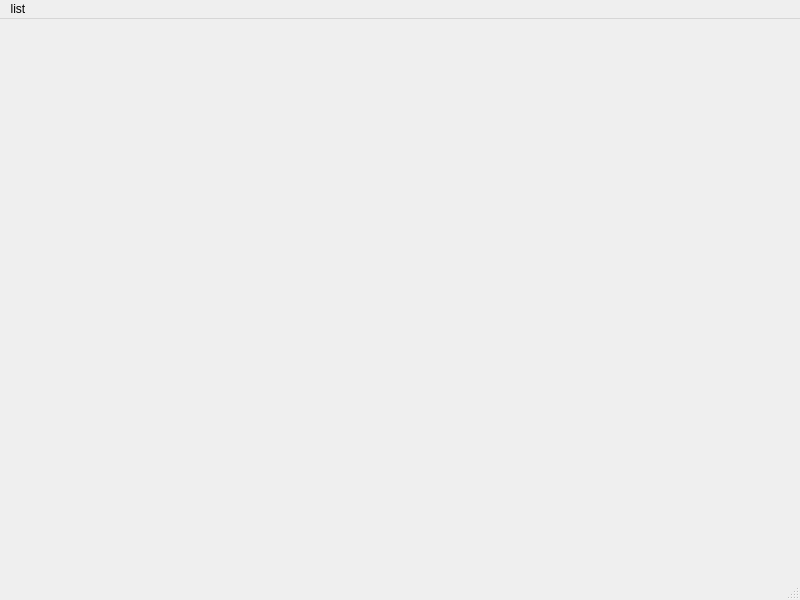
<?xml version="1.0" encoding="UTF-8"?>
<ui version="4.0">
 <class>SameLineWidget</class>
 <widget class="QMainWindow" name="SameLineWidget">
  <property name="geometry">
   <rect>
    <x>0</x>
    <y>0</y>
    <width>800</width>
    <height>600</height>
   </rect>
  </property>
  <property name="windowTitle">
   <string>MainWindow</string>
  </property>
  <widget class="QWidget" name="centralwidget"/>
  <widget class="QMenuBar" name="menubar">
   <property name="geometry">
    <rect>
     <x>0</x>
     <y>0</y>
     <width>800</width>
     <height>21</height>
    </rect>
   </property>
   <widget class="QMenu" name="menuList">
    <property name="title">
     <string>list</string>
    </property>
    <addaction name="actNext"/>
    <addaction name="actPre"/>
   </widget>
   <addaction name="menuList"/>
  </widget>
  <widget class="QStatusBar" name="statusbar"/>
  <action name="actNext">
   <property name="text">
    <string>下一个</string>
   </property>
  </action>
  <action name="actPre">
   <property name="text">
    <string>前一个</string>
   </property>
  </action>
 </widget>
 <resources/>
 <connections/>
</ui>
